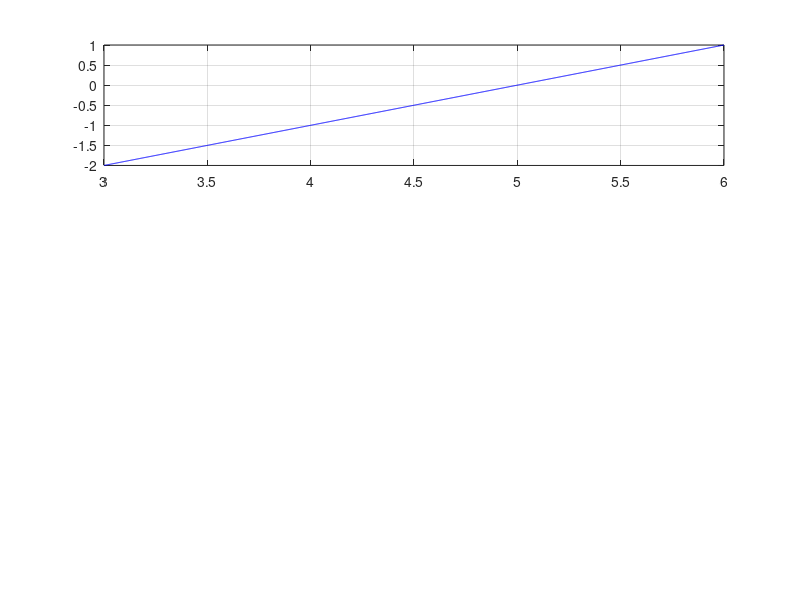

Recreate this plot in MATLAB.
%(se va deschide de 2-3 ori programul 
%pentru grid si afisarea corecta a semnului)


%nu am reusit sa respect conditia ca panta sa aiba 1V/s si am 
%modificat perioada semnalului la 6s.


%2ms
hold on,xlabel('t [s]'),ylabel('A [V]')
x = 0: 0.002: 3;
y = -x+1;
subplot(3,1,1)
plot(x, y, 'b')
x=3:0.002:6;
y = x-5;
plot(x,y,'b'),grid